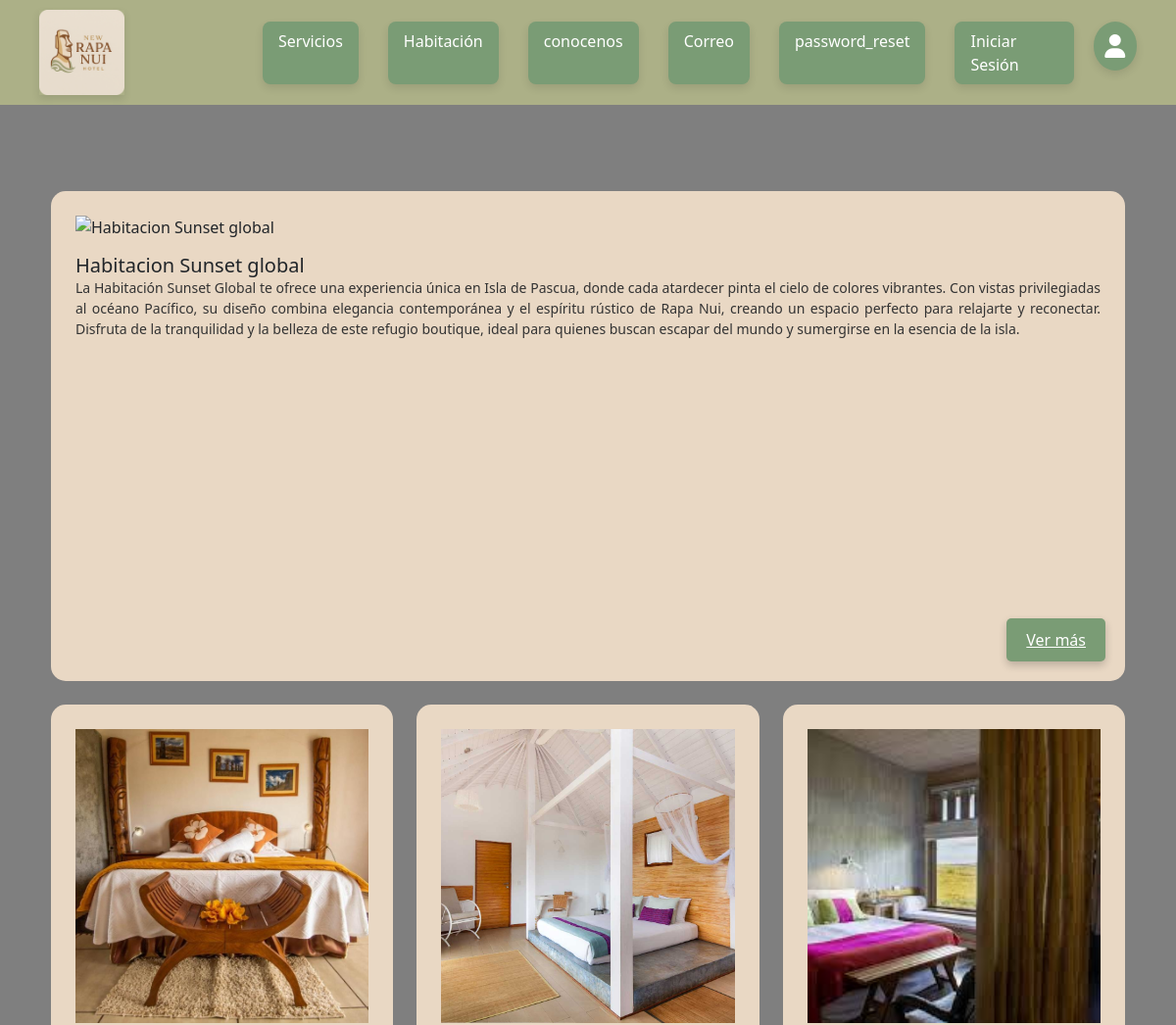
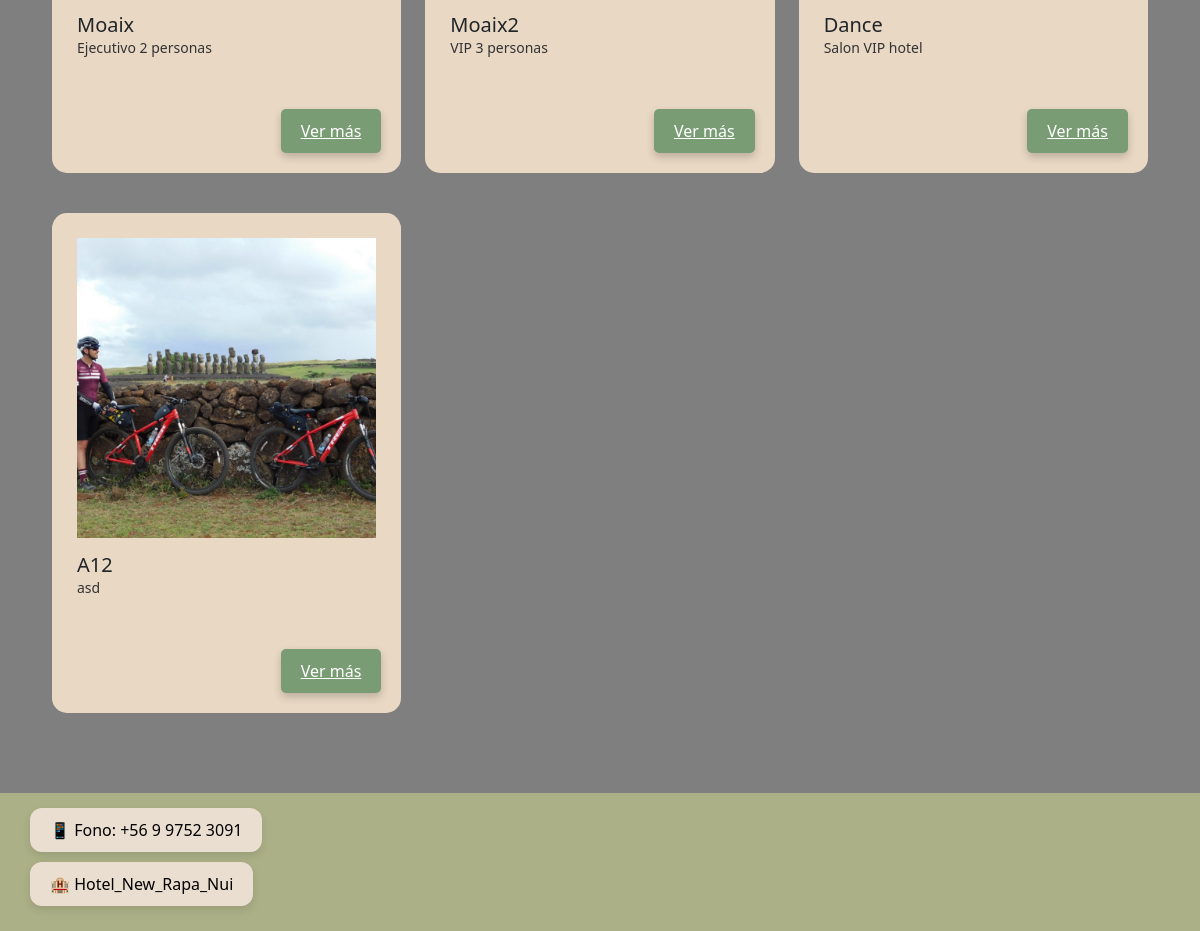
Screenshot of /informacion_habitaciones/ with the database file from the repository (2 pictures, top to bottom).
### app/models.py (models this page shows, shortened)
class Habitacion(models.Model):
    n_habitacion = models.CharField(max_length=10, primary_key=True)
    descripcion_breve = models.CharField(max_length=100,default='')
    descripcion = models.TextField(max_length=500)
    precio = models.IntegerField()
    imagen = models.ImageField(upload_to='habitaciones', null=True)

### app/views.py (the view)
# urls.py: path("informacion_habitaciones/", informacion_habitaciones, name="informacion_habitaciones"),
def informacion_habitaciones(request):
    habitaciones = Habitacion.objects.all()
    data = {
        'habitaciones': habitaciones
    }
    return render(request, "app/Publicas/habitaciones/habitaciones.html", data)

### app/templates/app/Publicas/habitaciones/habitaciones.html (shortened to what this page needs)
{% extends 'app/base.html' %}
{% load static %}
{% block extra_css %}
  <link rel="stylesheet" href="{% static 'app/css/habitaciones.css' %}">
{% endblock %}
{% block content %}
<div class="container mt-5">
  <div class="col-12 mb-4">
    <div class="tarjeta">
      <img src="https://images.squarespace-cdn.com/content/v1/56fd6eb3b654f9e0522863e2/1460148383941-LFYSKP0AQ0LMF5Q4CVS4/ISLA+DE+PASCUA+-+KONAKOA+LODGE+-+SIN+LOGO-59.jpg"
        class="card-img-top" alt="Habitacion Sunset global">
      <div class="card-body">
        <h5 class="card-title">Habitacion Sunset global</h5>
        <p class="card-text">La Habitación Sunset Global te ofrece una experiencia única en Isla de Pascua, donde cada
          atardecer pinta el cielo de colores vibrantes. Con vistas privilegiadas al océano Pacífico, su diseño combina
          elegancia contemporánea y el espíritu rústico de Rapa Nui, creando un espacio perfecto para relajarte y
          reconectar. Disfruta de la tranquilidad y la belleza de este refugio boutique, ideal para quienes buscan
          escapar del mundo y sumergirse en la esencia de la isla.</p>
        <a href="#" class="btn-custom">Ver más</a>
      </div>
    </div>
  </div>
{% for h in habitaciones %}
  {% if forloop.counter0|divisibleby:3 %}
    <div class="row mb-3">
  {% endif %}
      <div class="col-md-4 mb-4">
        <div class="tarjeta">
          <img src="{{ h.imagen.url }}" class="card-img-top">
          <div class="card-body">
            <h5 class="card-title">{{ h.n_habitacion }}</h5>
            <p class="card-text">{{ h.descripcion_breve }}</p>
            <a href="{% url 'detalle_Habitaciones' h.n_habitacion %}" class="btn-custom">Ver más</a>
          </div>
        </div>
      </div>
  {% if forloop.counter|divisibleby:3 or forloop.last %}
    </div>
  {% endif %}
{% endfor %}
</div>
{% endblock %}

### app/static/app/css/base.css (style rules this page uses)
html, body { height: 100%; width: 100%; }
body { flex: 1; }
html, body { height: 100%; margin: 0; padding: 0; }
body { display: flex; flex-direction: column; min-height: 100vh; }

### app/static/app/css/habitacion-emp.css (style rules this page uses)
body { position: relative; background-image: url("../img/fondo.png"); background-size: cover; background-position: center; background-repeat: no-repeat; background-attachment: fixed; height: 100vh; }
body::before { content: ''; position: absolute; top: 0; left: 0; width: 100%; height: 100%; background: rgba(0, 0, 0, 0.5); z-index: -1; }

### app/static/app/css/habitaciones.css (style rules this page uses)
body { position: relative; background-image: url("../img/fondo.png"); background-size: cover; background-position: center; background-repeat: no-repeat; background-attachment: fixed; height: 100vh; }
body::before { content: ''; position: fixed; top: 0; left: 0; width: 100%; height: 100%; background: rgba(0, 0, 0, 0.5); z-index: -1; }
.tarjeta { background-color: #e9d8c4; border-radius: 15px; overflow: hidden; height: 500px; padding: 25px; position: relative; padding-bottom: 60px; }
.card-body { padding: 20px; }
.card-body p { text-align: justify; font-size: 14px; color: #333; }
.card-img-top { border-radius: 15px 15px 0 0; height: 300px; object-fit: cover; margin-bottom: 15px; }
.btn-custom { background-color: #7a9c75; color: white; border: none; padding: 10px 20px; font-size: 16px; text-align: center; display: inline-block; border-radius: 5px; box-shadow: 0 4px 8px rgba(0, 0, 0, 0.2); transition: all 0.3s ease; position: absolute; bottom: 20px; right: 20px; }

### app/static/app/css/agenda.css (style rules this page uses)
body { background-image: url("../img/fondo.png"); background-size: cover; background-position: center; background-repeat: no-repeat; background-attachment: fixed; height: 100vh; margin: 0; font-family: Arial, sans-serif; }
body::before { content: ''; position: fixed; top: 0; left: 0; width: 100%; height: 100%; background: rgba(0, 0, 0, 0.5); z-index: -1; }

### rows the page displays
Habitacion: imagen (picture), n_habitacion "Moaix", descripcion_breve "Ejecutivo 2 personas"
Habitacion: imagen (picture), n_habitacion "Moaix2", descripcion_breve "VIP 3 personas"
Habitacion: imagen (picture), n_habitacion "Dance", descripcion_breve "Salon VIP hotel"
Habitacion: imagen (picture), n_habitacion "A12", descripcion_breve "asd"
